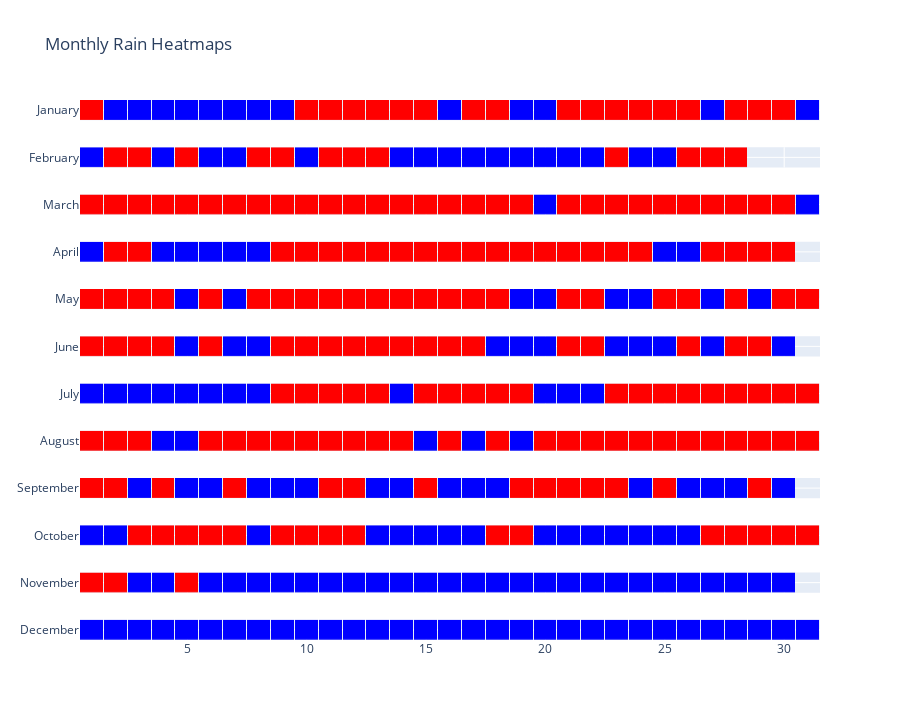

The notebook cell saved with this chart:
### Code cell
import plotly.graph_objects as go
import plotly.subplots as sp
import numpy as np

# Define the months and maximum days
months = ["January", "February", "March", "April", "May", "June", "July", "August", "September", "October", "November", "December"]
max_days = [31, 28, 31, 30, 31, 30, 31, 31, 30, 31, 30, 31]

# Create an empty list to store the subplot figures
subplot_figures = []

# Iterate over each month
for month_num, month_name in enumerate(months):
    # Filter the weather data for the current month
    month_data = weather_data[weather_data["Month"] == month_num + 1]

    # Create an empty matrix to store the rain data
    matrix = np.zeros((1, max_days[month_num]))

    # Iterate over each day in the month
    for day in range(1, max_days[month_num] + 1):
        is_rainy = month_data[month_data["Day"] == day]["bool_rainday"].values[0]
        matrix[0, day - 1] = 1 if is_rainy else 0

    # Calculate the width and height of each cell in the heatmap
    cell_width = 1
    cell_height = 1 / len(matrix)

    color_zero = "red"
    color_one = "blue"

    #handle extreme cases where all dry or wet
    if np.all(matrix == 1):
        color_zero = "blue"
    elif np.all(matrix == 1):
        color_one = "red"

    # Create the heatmap figure
    fig = go.Figure(data=go.Heatmap(z=matrix, colorscale=[[0, color_zero], [1, color_one]],
                                   x=list(range(1, max_days[month_num] + 1)), y=[month_name],
                                   showscale=False, xgap=1, ygap=0.1))

    # Set the layout for the heatmap
    fig.update_layout(title="", #f"Rain in {month_name}",
                      xaxis=dict(showgrid=False, zeroline=False, showticklabels=True),
                      yaxis=dict(showgrid=False, zeroline=False, showticklabels=True,
                                 range=[-0.5, 0.5]),
                      height=50)

    # Append the subplot figure to the list
    subplot_figures.append(fig)

# Create a figure with subplots
fig = sp.make_subplots(rows=len(months), cols=1, shared_xaxes=True, vertical_spacing=0.05)   #, subplot_titles=months

# Add the heatmap subplots to the figure
for i, subplot_fig in enumerate(subplot_figures):
    fig.add_trace(subplot_fig.data[0], row=i + 1, col=1)

# Update the subplot layout
fig.update_layout(height=60 * len(months), title="Monthly Rain Heatmaps")

# Show the figure
fig.show()

### Figure 1 — Plotly figure (JSON) as saved in the notebook; plotly's stock layout.template omitted (floating-point values rounded to 4 significant figures)
{"data": [{"colorscale": [[0, "red"], [1, "blue"]], "showscale": false, "type": "heatmap", "x": [1, 2, 3, 4, 5, 6, 7, 8, 9, 10, 11, 12, 13, 14, 15, 16, 17, 18, 19, 20, 21, 22, 23, 24, 25, 26, 27, 28, 29, 30, 31], "xaxis": "x", "xgap": 1, "y": ["January"], "yaxis": "y", "ygap": 0.1, "z": [[0, 1, 1, 1, 1, 1, 1, 1, 1, 0, 0, 0, 0, 0, 0, 1, 0, 0, 1, 1, 0, 0, 0, 0, 0, 0, 1, 0, 0, 0, 1]]}, {"colorscale": [[0, "red"], [1, "blue"]], "showscale": false, "type": "heatmap", "x": [1, 2, 3, 4, 5, 6, 7, 8, 9, 10, 11, 12, 13, 14, 15, 16, 17, 18, 19, 20, 21, 22, 23, 24, 25, 26, 27, 28], "xaxis": "x2", "xgap": 1, "y": ["February"], "yaxis": "y2", "ygap": 0.1, "z": [[1, 0, 0, 1, 0, 1, 1, 0, 0, 1, 0, 0, 0, 1, 1, 1, 1, 1, 1, 1, 1, 1, 0, 1, 1, 0, 0, 0]]}, {"colorscale": [[0, "red"], [1, "blue"]], "showscale": false, "type": "heatmap", "x": [1, 2, 3, 4, 5, 6, 7, 8, 9, 10, 11, 12, 13, 14, 15, 16, 17, 18, 19, 20, 21, 22, 23, 24, 25, 26, 27, 28, 29, 30, 31], "xaxis": "x3", "xgap": 1, "y": ["March"], "yaxis": "y3", "ygap": 0.1, "z": [[0, 0, 0, 0, 0, 0, 0, 0, 0, 0, 0, 0, 0, 0, 0, 0, 0, 0, 0, 1, 0, 0, 0, 0, 0, 0, 0, 0, 0, 0, 1]]}, {"colorscale": [[0, "red"], [1, "blue"]], "showscale": false, "type": "heatmap", "x": [1, 2, 3, 4, 5, 6, 7, 8, 9, 10, 11, 12, 13, 14, 15, 16, 17, 18, 19, 20, 21, 22, 23, 24, 25, 26, 27, 28, 29, 30], "xaxis": "x4", "xgap": 1, "y": ["April"], "yaxis": "y4", "ygap": 0.1, "z": [[1, 0, 0, 1, 1, 1, 1, 1, 0, 0, 0, 0, 0, 0, 0, 0, 0, 0, 0, 0, 0, 0, 0, 0, 1, 1, 0, 0, 0, 0]]}, {"colorscale": [[0, "red"], [1, "blue"]], "showscale": false, "type": "heatmap", "x": [1, 2, 3, 4, 5, 6, 7, 8, 9, 10, 11, 12, 13, 14, 15, 16, 17, 18, 19, 20, 21, 22, 23, 24, 25, 26, 27, 28, 29, 30, 31], "xaxis": "x5", "xgap": 1, "y": ["May"], "yaxis": "y5", "ygap": 0.1, "z": [[0, 0, 0, 0, 1, 0, 1, 0, 0, 0, 0, 0, 0, 0, 0, 0, 0, 0, 1, 1, 0, 0, 1, 1, 0, 0, 1, 0, 1, 0, 0]]}, {"colorscale": [[0, "red"], [1, "blue"]], "showscale": false, "type": "heatmap", "x": [1, 2, 3, 4, 5, 6, 7, 8, 9, 10, 11, 12, 13, 14, 15, 16, 17, 18, 19, 20, 21, 22, 23, 24, 25, 26, 27, 28, 29, 30], "xaxis": "x6", "xgap": 1, "y": ["June"], "yaxis": "y6", "ygap": 0.1, "z": [[0, 0, 0, 0, 1, 0, 1, 1, 0, 0, 0, 0, 0, 0, 0, 0, 0, 1, 1, 1, 0, 0, 1, 1, 1, 0, 1, 0, 0, 1]]}, {"colorscale": [[0, "red"], [1, "blue"]], "showscale": false, "type": "heatmap", "x": [1, 2, 3, 4, 5, 6, 7, 8, 9, 10, 11, 12, 13, 14, 15, 16, 17, 18, 19, 20, 21, 22, 23, 24, 25, 26, 27, 28, 29, 30, 31], "xaxis": "x7", "xgap": 1, "y": ["July"], "yaxis": "y7", "ygap": 0.1, "z": [[1, 1, 1, 1, 1, 1, 1, 1, 0, 0, 0, 0, 0, 1, 0, 0, 0, 0, 0, 1, 1, 1, 0, 0, 0, 0, 0, 0, 0, 0, 0]]}, {"colorscale": [[0, "red"], [1, "blue"]], "showscale": false, "type": "heatmap", "x": [1, 2, 3, 4, 5, 6, 7, 8, 9, 10, 11, 12, 13, 14, 15, 16, 17, 18, 19, 20, 21, 22, 23, 24, 25, 26, 27, 28, 29, 30, 31], "xaxis": "x8", "xgap": 1, "y": ["August"], "yaxis": "y8", "ygap": 0.1, "z": [[0, 0, 0, 1, 1, 0, 0, 0, 0, 0, 0, 0, 0, 0, 1, 0, 1, 0, 1, 0, 0, 0, 0, 0, 0, 0, 0, 0, 0, 0, 0]]}, {"colorscale": [[0, "red"], [1, "blue"]], "showscale": false, "type": "heatmap", "x": [1, 2, 3, 4, 5, 6, 7, 8, 9, 10, 11, 12, 13, 14, 15, 16, 17, 18, 19, 20, 21, 22, 23, 24, 25, 26, 27, 28, 29, 30], "xaxis": "x9", "xgap": 1, "y": ["September"], "yaxis": "y9", "ygap": 0.1, "z": [[0, 0, 1, 0, 1, 1, 0, 1, 1, 1, 0, 0, 1, 1, 0, 1, 1, 1, 0, 0, 0, 0, 0, 1, 0, 1, 1, 1, 0, 1]]}, {"colorscale": [[0, "red"], [1, "blue"]], "showscale": false, "type": "heatmap", "x": [1, 2, 3, 4, 5, 6, 7, 8, 9, 10, 11, 12, 13, 14, 15, 16, 17, 18, 19, 20, 21, 22, 23, 24, 25, 26, 27, 28, 29, 30, 31], "xaxis": "x10", "xgap": 1, "y": ["October"], "yaxis": "y10", "ygap": 0.1, "z": [[1, 1, 0, 0, 0, 0, 0, 1, 0, 0, 0, 0, 1, 1, 1, 1, 1, 0, 0, 1, 1, 1, 1, 1, 1, 1, 0, 0, 0, 0, 0]]}, {"colorscale": [[0, "red"], [1, "blue"]], "showscale": false, "type": "heatmap", "x": [1, 2, 3, 4, 5, 6, 7, 8, 9, 10, 11, 12, 13, 14, 15, 16, 17, 18, 19, 20, 21, 22, 23, 24, 25, 26, 27, 28, 29, 30], "xaxis": "x11", "xgap": 1, "y": ["November"], "yaxis": "y11", "ygap": 0.1, "z": [[0, 0, 1, 1, 0, 1, 1, 1, 1, 1, 1, 1, 1, 1, 1, 1, 1, 1, 1, 1, 1, 1, 1, 1, 1, 1, 1, 1, 1, 1]]}, {"colorscale": [[0, "blue"], [1, "blue"]], "showscale": false, "type": "heatmap", "x": [1, 2, 3, 4, 5, 6, 7, 8, 9, 10, 11, 12, 13, 14, 15, 16, 17, 18, 19, 20, 21, 22, 23, 24, 25, 26, 27, 28, 29, 30, 31], "xaxis": "x12", "xgap": 1, "y": ["December"], "yaxis": "y12", "ygap": 0.1, "z": [[1, 1, 1, 1, 1, 1, 1, 1, 1, 1, 1, 1, 1, 1, 1, 1, 1, 1, 1, 1, 1, 1, 1, 1, 1, 1, 1, 1, 1, 1, 1]]}], "layout": {"height": 720, "title": {"text": "Monthly Rain Heatmaps"}, "xaxis": {"anchor": "y", "domain": [0, 1], "matches": "x12", "showticklabels": false}, "xaxis10": {"anchor": "y10", "domain": [0, 1], "matches": "x12", "showticklabels": false}, "xaxis11": {"anchor": "y11", "domain": [0, 1], "matches": "x12", "showticklabels": false}, "xaxis12": {"anchor": "y12", "domain": [0, 1]}, "xaxis2": {"anchor": "y2", "domain": [0, 1], "matches": "x12", "showticklabels": false}, "xaxis3": {"anchor": "y3", "domain": [0, 1], "matches": "x12", "showticklabels": false}, "xaxis4": {"anchor": "y4", "domain": [0, 1], "matches": "x12", "showticklabels": false}, "xaxis5": {"anchor": "y5", "domain": [0, 1], "matches": "x12", "showticklabels": false}, "xaxis6": {"anchor": "y6", "domain": [0, 1], "matches": "x12", "showticklabels": false}, "xaxis7": {"anchor": "y7", "domain": [0, 1], "matches": "x12", "showticklabels": false}, "xaxis8": {"anchor": "y8", "domain": [0, 1], "matches": "x12", "showticklabels": false}, "xaxis9": {"anchor": "y9", "domain": [0, 1], "matches": "x12", "showticklabels": false}, "yaxis": {"anchor": "x", "domain": [0.9625, 1.0]}, "yaxis10": {"anchor": "x10", "domain": [0.175, 0.2125]}, "yaxis11": {"anchor": "x11", "domain": [0.0875, 0.125]}, "yaxis12": {"anchor": "x12", "domain": [0, 0.0375]}, "yaxis2": {"anchor": "x2", "domain": [0.875, 0.9125]}, "yaxis3": {"anchor": "x3", "domain": [0.7875, 0.825]}, "yaxis4": {"anchor": "x4", "domain": [0.7, 0.7375]}, "yaxis5": {"anchor": "x5", "domain": [0.6125, 0.65]}, "yaxis6": {"anchor": "x6", "domain": [0.525, 0.5625]}, "yaxis7": {"anchor": "x7", "domain": [0.4375, 0.475]}, "yaxis8": {"anchor": "x8", "domain": [0.35, 0.3875]}, "yaxis9": {"anchor": "x9", "domain": [0.2625, 0.3]}}}
